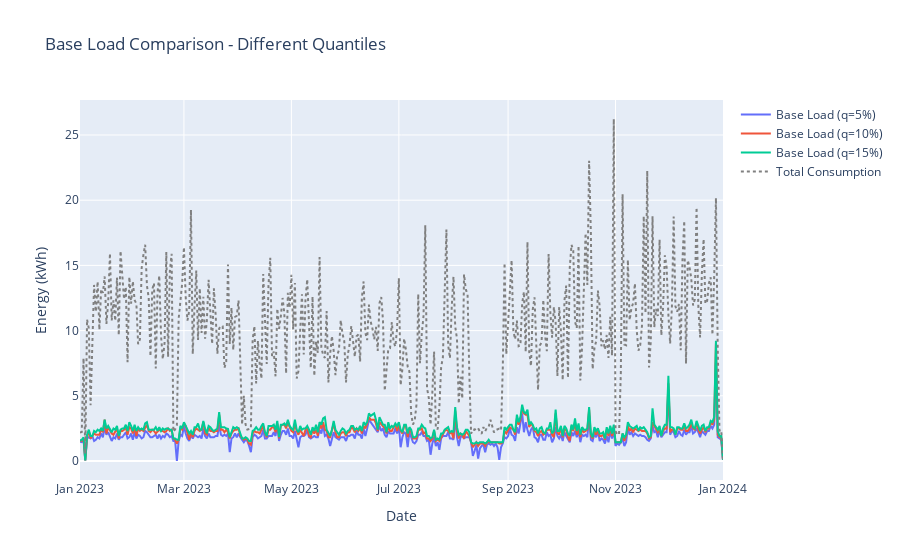

Notebook cell for this chart:
### Code cell
import polars as pl
import plotly.express as px

# Load data with schema
schema = {"timestamp": pl.Datetime(time_zone="Europe/Brussels"), "total": pl.Float64}
energy_data = pl.scan_ndjson("data/PP/energy_use_test1.ndjson", schema=schema).sort("timestamp")


# Analyze with different quantiles
def analyze_quantile(q: float):
    analyzer = BaseloadAnalyzer(timezone="Europe/Brussels", quantile=q)
    power_data = analyzer.prepare_power_seriespolars(energy_data)
    return analyzer.analyze(power_data, "1d").collect()


# Get results for different quantiles
q05 = analyze_quantile(0.05)
q10 = analyze_quantile(0.10)
q15 = analyze_quantile(0.15)

# Create visualization
fig = go.Figure()

# Add lines for each quantile
for data, q in [(q05, "5%"), (q10, "10%"), (q15, "15%")]:
    fig.add_trace(
        go.Scatter(
            x=data["timestamp"],
            y=data["consumption_due_to_baseload_in_kilowatthour"],
            name=f"Base Load (q={q})",
            mode="lines",
        )
    )

# Add total consumption line
fig.add_trace(
    go.Scatter(
        x=q05["timestamp"],
        y=q05["total_consumption_in_kilowatthour"],
        name="Total Consumption",
        mode="lines",
        line=dict(color="gray", dash="dot"),  # Make it dotted gray to distinguish
    )
)

fig.update_layout(
    title="Base Load Comparison - Different Quantiles",
    xaxis_title="Date",
    yaxis_title="Energy (kWh)",
)

fig.show()

# Print average values
print("\nAverage Base Load (kWh):")
print(f"5% quantile: {q05['consumption_due_to_baseload_in_kilowatthour'].mean():.3f}")
print(f"10% quantile: {q10['consumption_due_to_baseload_in_kilowatthour'].mean():.3f}")
print(f"15% quantile: {q15['consumption_due_to_baseload_in_kilowatthour'].mean():.3f}")

### Figure 1 — Plotly figure (JSON) as saved in the notebook; plotly's stock layout.template omitted (floating-point values rounded to 4 significant figures; data arrays with more than 128 entries replaced by an {"elided": "..."} marker saying what was removed)
{"data": [{"mode": "lines", "name": "Base Load (q=5%)", "type": "scatter", "x": {"elided": "366 str values"}, "y": {"elided": "366 float values"}}, {"mode": "lines", "name": "Base Load (q=10%)", "type": "scatter", "x": {"elided": "366 str values"}, "y": {"elided": "366 float values"}}, {"mode": "lines", "name": "Base Load (q=15%)", "type": "scatter", "x": {"elided": "366 str values"}, "y": {"elided": "366 float values"}}, {"line": {"color": "gray", "dash": "dot"}, "mode": "lines", "name": "Total Consumption", "type": "scatter", "x": {"elided": "366 str values"}, "y": {"elided": "366 float values"}}], "layout": {"title": {"text": "Base Load Comparison - Different Quantiles"}, "xaxis": {"title": {"text": "Date"}}, "yaxis": {"title": {"text": "Energy (kWh)"}}}}
